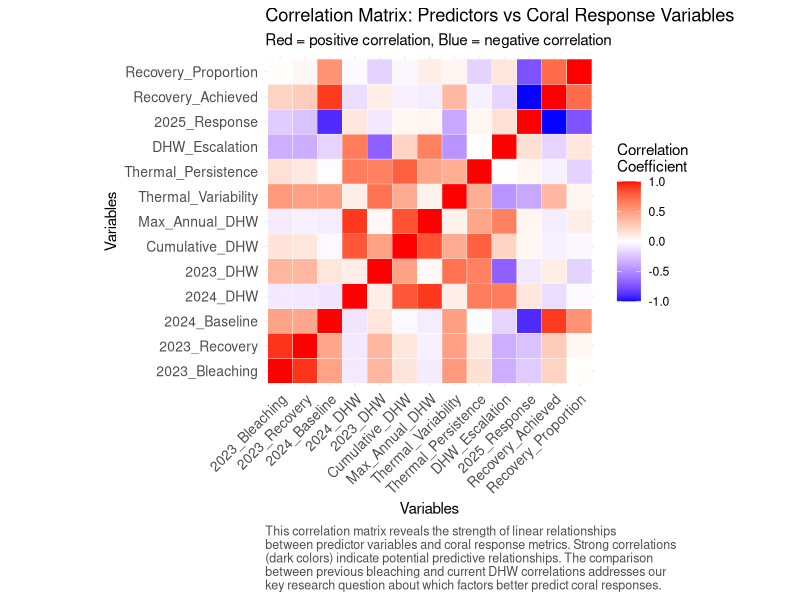
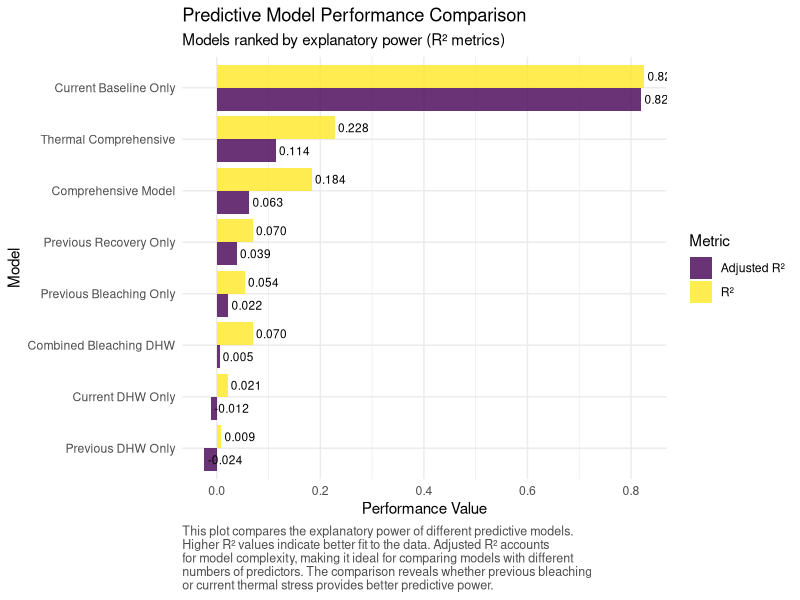
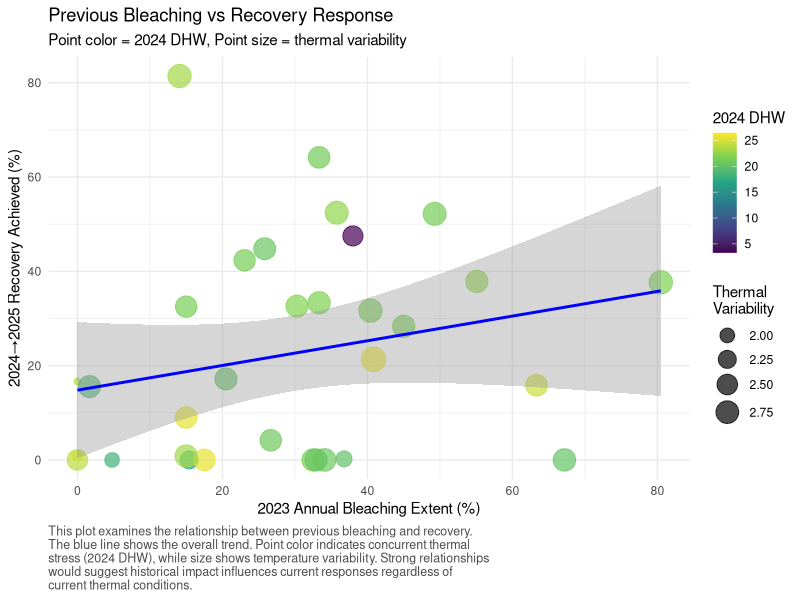
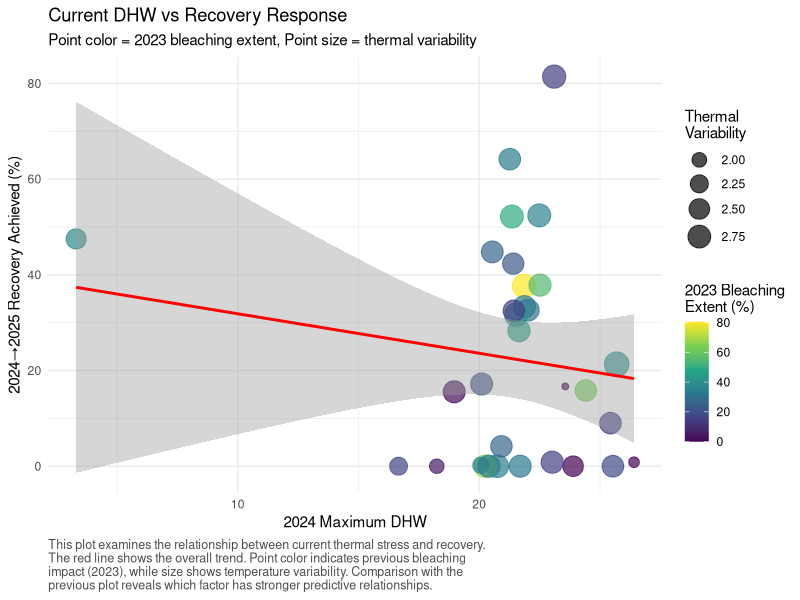
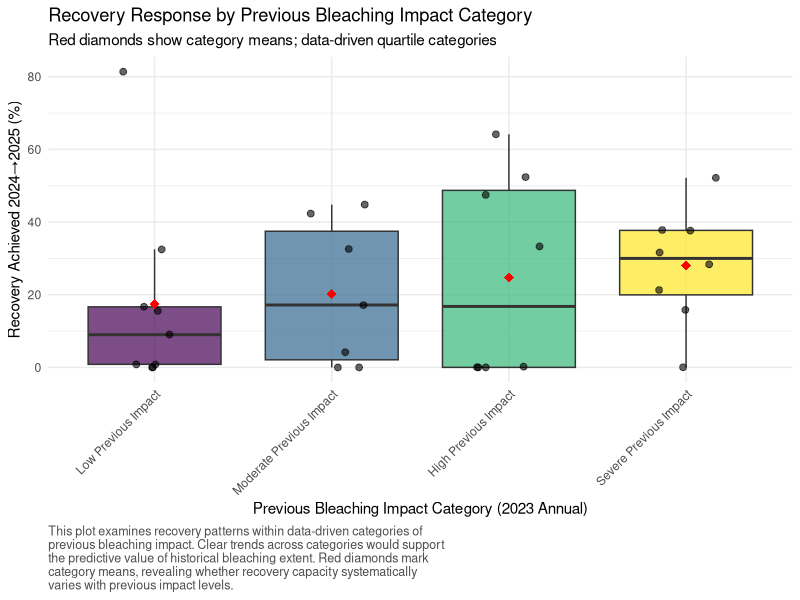
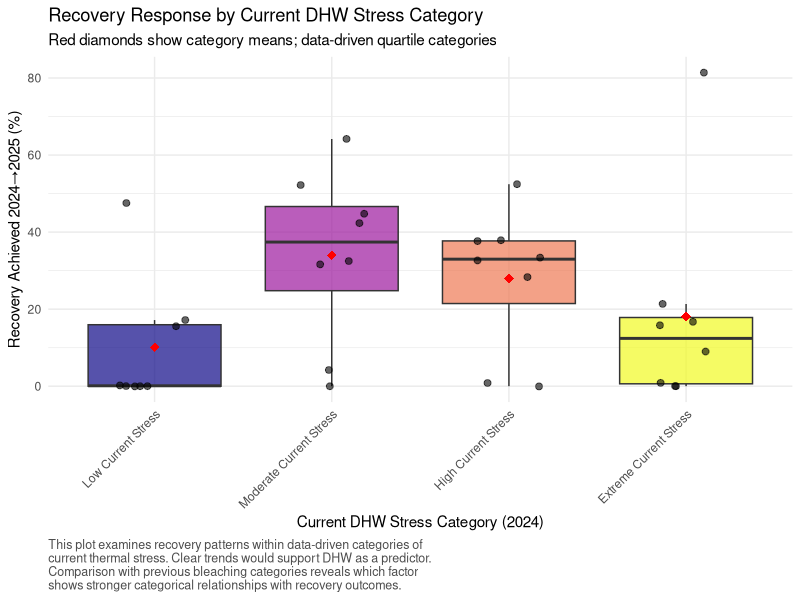

Generate these figures, in order, with R:
# ============================================================================
# 04: Comprehensive Predictive Analysis - Previous Year Bleaching vs Thermal Stress
# ============================================================================
# Purpose: Compare the predictive power of different variables for coral response,
#          specifically examining whether previous year bleaching extent is a better
#          predictor than current thermal stress (DHW) for coral recovery patterns.
#          Use data-driven quartile classifications and multiple model validation approaches.
# Author: Coral Bleaching Analysis Pipeline
# Date: Analysis of 2023-2025 bleaching events
# Dependencies: Requires outputs from scripts 01, 02, and 03
# ============================================================================

# Load required libraries with explicit purpose for each
library(dplyr)        # Data manipulation and summarization
library(ggplot2)      # Advanced plotting and visualization
library(readr)        # Efficient CSV reading
library(tidyr)        # Data reshaping for analysis
library(viridis)      # Perceptually uniform color scales
library(scales)       # Scale functions for plots
library(gridExtra)    # Multiple plot arrangement
library(corrplot)     # Correlation analysis visualization
library(broom)        # Tidy model outputs
library(modelr)       # Model validation utilities
library(car)          # Regression diagnostics
library(stringr)      # String manipulation

cat("============================================================================\n")
cat("COMPREHENSIVE PREDICTIVE ANALYSIS: PREVIOUS BLEACHING vs THERMAL STRESS\n")
cat("============================================================================\n\n")

# ============================================================================
# LOAD PROCESSED DATA FROM PREVIOUS ANALYSES
# ============================================================================

cat("STEP 1: Loading processed datasets from previous analyses\n")
cat("---------------------------------------------------------\n")

# Load extent data for response variables
# Rationale: Response analysis provides the dependent variables for prediction
if(file.exists("03_combined_response_metrics.csv")) {
  response_data <- read_csv("03_combined_response_metrics.csv")
  cat("Loaded response metrics from Step 03\n")
} else {
  stop("Required file 03_combined_response_metrics.csv not found. Run script 03 first.")
}

# Load thermal stress data for predictor variables
# Rationale: Thermal stress metrics provide key environmental predictor variables
if(file.exists("02_comprehensive_thermal_data.csv")) {
  thermal_data <- read_csv("02_comprehensive_thermal_data.csv")
  cat("Loaded thermal stress data from Step 02\n")
} else {
  cat("Warning: Thermal data not found. Analysis will proceed with limited predictors.\n")
  thermal_data <- NULL
}

# Load site response patterns for cross-validation
if(file.exists("03_site_response_patterns.csv")) {
  site_patterns <- read_csv("03_site_response_patterns.csv")
  cat("Loaded site response patterns from Step 03\n")
} else {
  site_patterns <- NULL
}

# Load response category thresholds for consistent classification
if(file.exists("03_response_category_thresholds.csv")) {
  response_thresholds <- read_csv("03_response_category_thresholds.csv")
  cat("Loaded response category thresholds from Step 03\n")
} else {
  response_thresholds <- NULL
}

cat(sprintf("Primary response dataset dimensions: %d rows × %d columns\n", nrow(response_data), ncol(response_data)))

# ============================================================================
# PREDICTIVE DATASET CONSTRUCTION
# ============================================================================

cat("\nSTEP 2: Constructing comprehensive predictive dataset\n")
cat("----------------------------------------------------\n")

# Create the main predictive dataset focusing on Period 2 (2024 Annual → 2025 PBL)
# Rationale: Period 2 is our primary response of interest, as it represents the
# most recent coral responses and allows us to use Period 1 and thermal data as predictors

# Extract Period 2 responses (our dependent variables)
period2_responses <- response_data %>%
  filter(period == "2024_to_2025_PBL") %>%
  select(site, response_magnitude, recovery_achieved, recovery_proportion, 
         initial_bleaching, final_bleaching, worsening_achieved) %>%
  rename(
    response_2024_to_2025 = response_magnitude,
    recovery_2024_to_2025 = recovery_achieved,
    recovery_prop_2024_to_2025 = recovery_proportion,
    baseline_2024_annual = initial_bleaching,
    outcome_2025_pbl = final_bleaching,
    worsening_2024_to_2025 = worsening_achieved
  )

cat(sprintf("Period 2 response data: %d sites\n", nrow(period2_responses)))

# Extract Period 1 responses (potential predictors)
period1_responses <- response_data %>%
  filter(period == "2023_to_2024_PBL") %>%
  select(site, response_magnitude, recovery_achieved, recovery_proportion,
         initial_bleaching, final_bleaching) %>%
  rename(
    response_2023_to_2024 = response_magnitude,
    recovery_2023_to_2024 = recovery_achieved,
    recovery_prop_2023_to_2024 = recovery_proportion,
    baseline_2023_annual = initial_bleaching,
    outcome_2024_pbl = final_bleaching
  )

cat(sprintf("Period 1 predictor data: %d sites\n", nrow(period1_responses)))

# Merge response data
predictive_base <- period2_responses %>%
  left_join(period1_responses, by = "site") %>%
  filter(!is.na(baseline_2023_annual))  # Ensure complete temporal coverage

cat(sprintf("Merged response dataset: %d sites\n", nrow(predictive_base)))

# Add thermal stress predictors if available
if(!is.null(thermal_data)) {
  # Prepare thermal data for merging
  thermal_predictors <- thermal_data %>%
    select(site, year, max_dhw, temp_sd, total_dhw_accumulation, 
           max_weekly_temp, temp_range, weeks_with_dhw) %>%
    pivot_wider(names_from = year, 
                values_from = c(max_dhw, temp_sd, total_dhw_accumulation, 
                               max_weekly_temp, temp_range, weeks_with_dhw),
                names_sep = "_") %>%
    mutate(
      # Calculate additional thermal stress indices
      cumulative_dhw = total_dhw_accumulation_2023 + total_dhw_accumulation_2024,
      max_annual_dhw = pmax(max_dhw_2023, max_dhw_2024, na.rm = TRUE),
      thermal_variability = temp_sd_2023 + temp_sd_2024,
      thermal_persistence = weeks_with_dhw_2023 + weeks_with_dhw_2024,
      dhw_escalation = max_dhw_2024 - max_dhw_2023
    )
  
  # Merge thermal predictors
  predictive_dataset <- predictive_base %>%
    left_join(thermal_predictors, by = "site") %>%
    filter(!is.na(max_dhw_2023) & !is.na(max_dhw_2024))
  
  cat(sprintf("Final predictive dataset with thermal data: %d sites\n", nrow(predictive_dataset)))
} else {
  predictive_dataset <- predictive_base
  cat(sprintf("Final predictive dataset without thermal data: %d sites\n", nrow(predictive_dataset)))
}

# ============================================================================
# DATA-DRIVEN PREDICTOR CATEGORIZATION
# ============================================================================

cat("\nSTEP 3: Establishing data-driven predictor categories using observed quartiles\n")
cat("-----------------------------------------------------------------------------\n")

# Calculate quartiles for key predictor variables
# Rationale: Data-driven categories ensure balanced groups and meaningful
# ecological interpretation based on observed distributions

# Previous year bleaching quartiles
prev_bleaching_quartiles <- quantile(predictive_dataset$baseline_2023_annual, 
                                    probs = c(0, 0.25, 0.5, 0.75, 1.0), na.rm = TRUE)
cat("2023 Annual bleaching extent quartiles:\n")
print(prev_bleaching_quartiles)

if(!is.null(thermal_data)) {
  # DHW quartiles for 2024 (concurrent stress)
  dhw_2024_quartiles <- quantile(predictive_dataset$max_dhw_2024, 
                                probs = c(0, 0.25, 0.5, 0.75, 1.0), na.rm = TRUE)
  cat("\n2024 Maximum DHW quartiles:\n")
  print(dhw_2024_quartiles)
  
  # DHW quartiles for 2023 (preceding stress)
  dhw_2023_quartiles <- quantile(predictive_dataset$max_dhw_2023, 
                                probs = c(0, 0.25, 0.5, 0.75, 1.0), na.rm = TRUE)
  cat("\n2023 Maximum DHW quartiles:\n")
  print(dhw_2023_quartiles)
  
  # Temperature variability quartiles
  temp_var_quartiles <- quantile(predictive_dataset$thermal_variability, 
                                probs = c(0, 0.25, 0.5, 0.75, 1.0), na.rm = TRUE)
  cat("\nThermal variability quartiles:\n")
  print(temp_var_quartiles)
}

# Apply data-driven categorizations to predictive dataset
predictive_dataset <- predictive_dataset %>%
  mutate(
    # Previous bleaching categories (key predictor of interest)
    prev_bleaching_category = case_when(
      baseline_2023_annual <= prev_bleaching_quartiles[2] ~ "Low Previous Impact",
      baseline_2023_annual <= prev_bleaching_quartiles[3] ~ "Moderate Previous Impact",
      baseline_2023_annual <= prev_bleaching_quartiles[4] ~ "High Previous Impact",
      baseline_2023_annual > prev_bleaching_quartiles[4] ~ "Severe Previous Impact",
      TRUE ~ "Unknown"
    ),
    prev_bleaching_category = factor(prev_bleaching_category,
                                    levels = c("Low Previous Impact", "Moderate Previous Impact",
                                              "High Previous Impact", "Severe Previous Impact"))
  )

if(!is.null(thermal_data)) {
  predictive_dataset <- predictive_dataset %>%
    mutate(
      # Current DHW categories (competing predictor)
      dhw_2024_category = case_when(
        max_dhw_2024 <= dhw_2024_quartiles[2] ~ "Low Current Stress",
        max_dhw_2024 <= dhw_2024_quartiles[3] ~ "Moderate Current Stress",
        max_dhw_2024 <= dhw_2024_quartiles[4] ~ "High Current Stress",
        max_dhw_2024 > dhw_2024_quartiles[4] ~ "Extreme Current Stress",
        TRUE ~ "Unknown"
      ),
      dhw_2024_category = factor(dhw_2024_category,
                                levels = c("Low Current Stress", "Moderate Current Stress",
                                          "High Current Stress", "Extreme Current Stress")),
      
      # Combined thermal stress categories
      thermal_variability_category = case_when(
        thermal_variability <= temp_var_quartiles[2] ~ "Low Variability",
        thermal_variability <= temp_var_quartiles[3] ~ "Moderate Variability",
        thermal_variability <= temp_var_quartiles[4] ~ "High Variability",
        thermal_variability > temp_var_quartiles[4] ~ "Extreme Variability",
        TRUE ~ "Unknown"
      ),
      thermal_variability_category = factor(thermal_variability_category,
                                           levels = c("Low Variability", "Moderate Variability",
                                                     "High Variability", "Extreme Variability"))
    )
}

# Print category thresholds for documentation
cat("\nData-driven predictor category thresholds:\n")
cat(sprintf("Previous bleaching impact categories (2023 Annual %%):\n"))
cat(sprintf("  Low: 0 - %.1f%% (0-25th percentile)\n", prev_bleaching_quartiles[2]))
cat(sprintf("  Moderate: %.1f - %.1f%% (25th-50th percentile)\n", prev_bleaching_quartiles[2], prev_bleaching_quartiles[3]))
cat(sprintf("  High: %.1f - %.1f%% (50th-75th percentile)\n", prev_bleaching_quartiles[3], prev_bleaching_quartiles[4]))
cat(sprintf("  Severe: >%.1f%% (75th-100th percentile)\n", prev_bleaching_quartiles[4]))

# ============================================================================
# CORRELATION ANALYSIS
# ============================================================================

cat("\nSTEP 4: Comprehensive correlation analysis between predictors and responses\n")
cat("--------------------------------------------------------------------------\n")

# Define predictor variables for correlation analysis
# Rationale: Systematic correlation analysis reveals which variables have
# the strongest linear relationships with coral responses

predictor_vars <- list(
  "2023_Bleaching" = "baseline_2023_annual",
  "2023_Recovery" = "recovery_2023_to_2024",
  "2024_Baseline" = "baseline_2024_annual"
)

if(!is.null(thermal_data)) {
  thermal_predictors <- list(
    "2024_DHW" = "max_dhw_2024",
    "2023_DHW" = "max_dhw_2023",
    "Cumulative_DHW" = "cumulative_dhw",
    "Max_Annual_DHW" = "max_annual_dhw",
    "Thermal_Variability" = "thermal_variability",
    "Thermal_Persistence" = "thermal_persistence",
    "DHW_Escalation" = "dhw_escalation"
  )
  predictor_vars <- c(predictor_vars, thermal_predictors)
}

# Define response variables
response_vars <- list(
  "2025_Response" = "response_2024_to_2025",
  "Recovery_Achieved" = "recovery_2024_to_2025",
  "Recovery_Proportion" = "recovery_prop_2024_to_2025"
)

# Calculate correlation matrix
correlation_results <- data.frame()

for(pred_name in names(predictor_vars)) {
  for(resp_name in names(response_vars)) {
    pred_var <- predictor_vars[[pred_name]]
    resp_var <- response_vars[[resp_name]]
    
    if(pred_var %in% names(predictive_dataset) && resp_var %in% names(predictive_dataset)) {
      corr_value <- cor(predictive_dataset[[pred_var]], predictive_dataset[[resp_var]], 
                       use = "complete.obs")
      
      # Calculate p-value for correlation
      corr_test <- cor.test(predictive_dataset[[pred_var]], predictive_dataset[[resp_var]])
      
      correlation_results <- rbind(correlation_results, 
                                  data.frame(
                                    Predictor = pred_name,
                                    Response = resp_name,
                                    Correlation = corr_value,
                                    P_Value = corr_test$p.value,
                                    N_Obs = sum(!is.na(predictive_dataset[[pred_var]]) & 
                                               !is.na(predictive_dataset[[resp_var]])),
                                    Abs_Correlation = abs(corr_value)
                                  ))
    }
  }
}

# Sort by absolute correlation strength
correlation_results <- correlation_results %>%
  arrange(desc(Abs_Correlation))

cat("Top predictors by correlation strength:\n")
print(head(correlation_results, 15))

# ============================================================================
# VISUALIZATION 1: Correlation Matrix Heatmap
# ============================================================================

# Create comprehensive correlation matrix visualization
# Justification: Visual correlation matrix reveals patterns and relationships
# that may not be apparent in tabular form

# Prepare data for correlation matrix
correlation_vars <- predictive_dataset %>%
  select(all_of(unlist(predictor_vars)), all_of(unlist(response_vars))) %>%
  select_if(~ !all(is.na(.)))  # Remove columns with all NA values

# Calculate correlation matrix
cor_matrix <- cor(correlation_vars, use = "complete.obs")

# Create heatmap
p1 <- ggplot(expand.grid(Var1 = rownames(cor_matrix), Var2 = colnames(cor_matrix)), 
             aes(x = Var1, y = Var2, fill = as.vector(cor_matrix))) +
  geom_tile(color = "white") +
  scale_fill_gradient2(low = "blue", high = "red", mid = "white", 
                       midpoint = 0, limit = c(-1, 1), space = "Lab",
                       name = "Correlation\nCoefficient") +
  theme_minimal() +
  theme(axis.text.x = element_text(angle = 45, hjust = 1, size = 10),
        axis.text.y = element_text(size = 10)) +
  coord_fixed() +
  labs(
    title = "Correlation Matrix: Predictors vs Coral Response Variables",
    subtitle = "Red = positive correlation, Blue = negative correlation",
    x = "Variables",
    y = "Variables",
    caption = "This correlation matrix reveals the strength of linear relationships\nbetween predictor variables and coral response metrics. Strong correlations\n(dark colors) indicate potential predictive relationships. The comparison\nbetween previous bleaching and current DHW correlations addresses our\nkey research question about which factors better predict coral responses."
  ) +
  theme(plot.caption = element_text(hjust = 0, size = 9, color = "gray30"))

ggsave("04_plot_correlation_matrix.png", p1, width = 12, height = 10, dpi = 300)
cat("\nSaved: 04_plot_correlation_matrix.png\n")

# ============================================================================
# LINEAR REGRESSION MODEL COMPARISON
# ============================================================================

cat("\nSTEP 5: Comprehensive linear regression model comparison\n")
cat("-------------------------------------------------------\n")

# Build and compare multiple predictive models
# Rationale: Systematic model comparison reveals which variables provide
# the best predictive power for coral responses

# Define response variable for main analysis
response_var <- "recovery_2024_to_2025"
cat(sprintf("Primary response variable: %s\n", response_var))

# Model 1: Previous year bleaching only
model_prev_bleaching <- lm(recovery_2024_to_2025 ~ baseline_2023_annual, 
                          data = predictive_dataset)

# Model 2: Current year baseline only
model_current_baseline <- lm(recovery_2024_to_2025 ~ baseline_2024_annual, 
                            data = predictive_dataset)

# Model 3: Previous recovery performance
model_prev_recovery <- lm(recovery_2024_to_2025 ~ recovery_2023_to_2024, 
                         data = predictive_dataset)

model_list <- list(
  "Previous_Bleaching_Only" = model_prev_bleaching,
  "Current_Baseline_Only" = model_current_baseline,
  "Previous_Recovery_Only" = model_prev_recovery
)

if(!is.null(thermal_data)) {
  # Model 4: Current year DHW only
  model_current_dhw <- lm(recovery_2024_to_2025 ~ max_dhw_2024, 
                         data = predictive_dataset)
  
  # Model 5: Previous year DHW only
  model_prev_dhw <- lm(recovery_2024_to_2025 ~ max_dhw_2023, 
                      data = predictive_dataset)
  
  # Model 6: Combined previous bleaching + current DHW
  model_combined <- lm(recovery_2024_to_2025 ~ baseline_2023_annual + max_dhw_2024, 
                      data = predictive_dataset)
  
  # Model 7: Comprehensive model
  model_comprehensive <- lm(recovery_2024_to_2025 ~ baseline_2023_annual + max_dhw_2024 + 
                           thermal_variability + recovery_2023_to_2024, 
                           data = predictive_dataset)
  
  # Model 8: Thermal-only comprehensive
  model_thermal_comprehensive <- lm(recovery_2024_to_2025 ~ max_dhw_2024 + max_dhw_2023 + 
                                   thermal_variability + cumulative_dhw, 
                                   data = predictive_dataset)
  
  thermal_models <- list(
    "Current_DHW_Only" = model_current_dhw,
    "Previous_DHW_Only" = model_prev_dhw,
    "Combined_Bleaching_DHW" = model_combined,
    "Comprehensive_Model" = model_comprehensive,
    "Thermal_Comprehensive" = model_thermal_comprehensive
  )
  
  model_list <- c(model_list, thermal_models)
}

# Extract model performance metrics
model_comparison <- data.frame()

for(model_name in names(model_list)) {
  model <- model_list[[model_name]]
  model_summary <- summary(model)
  
  # Calculate additional metrics
  predictions <- predict(model)
  residuals <- residuals(model)
  
  model_comparison <- rbind(model_comparison,
                           data.frame(
                             Model = model_name,
                             R_Squared = model_summary$r.squared,
                             Adj_R_Squared = model_summary$adj.r.squared,
                             RMSE = sqrt(mean(residuals^2, na.rm = TRUE)),
                             MAE = mean(abs(residuals), na.rm = TRUE),
                             AIC = AIC(model),
                             BIC = BIC(model),
                             N_Predictors = length(model$coefficients) - 1,
                             N_Observations = nobs(model)
                           ))
}

# Sort by adjusted R-squared
model_comparison <- model_comparison %>%
  arrange(desc(Adj_R_Squared)) %>%
  mutate(
    R_Squared = round(R_Squared, 4),
    Adj_R_Squared = round(Adj_R_Squared, 4),
    RMSE = round(RMSE, 2),
    MAE = round(MAE, 2),
    AIC = round(AIC, 1),
    BIC = round(BIC, 1)
  )

cat("Model performance comparison (ranked by Adjusted R²):\n")
print(model_comparison)

# ============================================================================
# VISUALIZATION 2: Model Performance Comparison
# ============================================================================

# Create comprehensive model performance visualization
# Justification: Visual comparison makes model performance differences clear
# and helps identify the best predictive approaches

model_performance_long <- model_comparison %>%
  select(Model, R_Squared, Adj_R_Squared, RMSE) %>%
  pivot_longer(cols = c(R_Squared, Adj_R_Squared, RMSE), 
               names_to = "Metric", values_to = "Value") %>%
  mutate(
    Model = str_replace_all(Model, "_", " "),
    Metric = case_when(
      Metric == "R_Squared" ~ "R²",
      Metric == "Adj_R_Squared" ~ "Adjusted R²",
      Metric == "RMSE" ~ "RMSE"
    )
  )

p2 <- ggplot(model_performance_long %>% filter(Metric != "RMSE"), 
             aes(x = reorder(Model, Value), y = Value, fill = Metric)) +
  geom_col(position = "dodge", alpha = 0.8) +
  geom_text(aes(label = sprintf("%.3f", Value)), 
            position = position_dodge(width = 0.9), 
            hjust = -0.1, size = 3) +
  scale_fill_viridis_d(name = "Metric") +
  coord_flip() +
  labs(
    title = "Predictive Model Performance Comparison",
    subtitle = "Models ranked by explanatory power (R² metrics)",
    x = "Model",
    y = "Performance Value",
    caption = "This plot compares the explanatory power of different predictive models.\nHigher R² values indicate better fit to the data. Adjusted R² accounts\nfor model complexity, making it ideal for comparing models with different\nnumbers of predictors. The comparison reveals whether previous bleaching\nor current thermal stress provides better predictive power."
  ) +
  theme_minimal() +
  theme(plot.caption = element_text(hjust = 0, size = 9, color = "gray30"))

ggsave("04_plot_model_performance.png", p2, width = 12, height = 8, dpi = 300)
cat("Saved: 04_plot_model_performance.png\n")

# ============================================================================
# DETAILED PREDICTOR ANALYSIS
# ============================================================================

cat("\nSTEP 6: Detailed analysis of key predictor relationships\n")
cat("--------------------------------------------------------\n")

# Extract key insights about predictor performance
# Rationale: Detailed analysis provides context for model performance differences

best_model_name <- model_comparison$Model[1]
best_model <- model_list[[best_model_name]]

cat(sprintf("Best performing model: %s\n", best_model_name))
cat(sprintf("Adjusted R²: %.4f\n", model_comparison$Adj_R_Squared[1]))
cat(sprintf("RMSE: %.2f\n", model_comparison$RMSE[1]))

# Compare key competing predictors
prev_bleaching_performance <- model_comparison %>% 
  filter(Model == "Previous_Bleaching_Only") %>% 
  select(Adj_R_Squared, RMSE)

if(!is.null(thermal_data)) {
  current_dhw_performance <- model_comparison %>% 
    filter(Model == "Current_DHW_Only") %>% 
    select(Adj_R_Squared, RMSE)
  
  cat("\nKey predictor comparison:\n")
  cat(sprintf("Previous bleaching (2023): Adj R² = %.4f, RMSE = %.2f\n", 
              prev_bleaching_performance$Adj_R_Squared, prev_bleaching_performance$RMSE))
  cat(sprintf("Current DHW (2024): Adj R² = %.4f, RMSE = %.2f\n", 
              current_dhw_performance$Adj_R_Squared, current_dhw_performance$RMSE))
  
  # Determine which is stronger
  if(prev_bleaching_performance$Adj_R_Squared > current_dhw_performance$Adj_R_Squared) {
    stronger_predictor <- "Previous bleaching"
    advantage <- prev_bleaching_performance$Adj_R_Squared - current_dhw_performance$Adj_R_Squared
  } else {
    stronger_predictor <- "Current DHW"
    advantage <- current_dhw_performance$Adj_R_Squared - prev_bleaching_performance$Adj_R_Squared
  }
  
  cat(sprintf("\n%s is the stronger predictor by %.4f Adj R² units\n", stronger_predictor, advantage))
}

# ============================================================================
# VISUALIZATION 3: Key Predictor Relationships
# ============================================================================

# Create detailed visualization of key predictor relationships
# Justification: Scatter plots reveal the nature of relationships and identify outliers

if(!is.null(thermal_data)) {
  p3 <- ggplot(predictive_dataset, aes(x = baseline_2023_annual, y = recovery_2024_to_2025)) +
    geom_point(aes(color = max_dhw_2024, size = thermal_variability), alpha = 0.7) +
    geom_smooth(method = "lm", se = TRUE, color = "blue", linetype = "solid") +
    scale_color_viridis_c(name = "2024 DHW") +
    scale_size_continuous(name = "Thermal\nVariability", range = c(2, 8)) +
    labs(
      title = "Previous Bleaching vs Recovery Response",
      subtitle = "Point color = 2024 DHW, Point size = thermal variability",
      x = "2023 Annual Bleaching Extent (%)",
      y = "2024→2025 Recovery Achieved (%)",
      caption = "This plot examines the relationship between previous bleaching and recovery.\nThe blue line shows the overall trend. Point color indicates concurrent thermal\nstress (2024 DHW), while size shows temperature variability. Strong relationships\nwould suggest historical impact influences current responses regardless of\ncurrent thermal conditions."
    ) +
    theme_minimal() +
    theme(plot.caption = element_text(hjust = 0, size = 9, color = "gray30"))
  
  ggsave("04_plot_previous_bleaching_relationship.png", p3, width = 12, height = 8, dpi = 300)
  cat("Saved: 04_plot_previous_bleaching_relationship.png\n")
  
  # Second key relationship plot
  p4 <- ggplot(predictive_dataset, aes(x = max_dhw_2024, y = recovery_2024_to_2025)) +
    geom_point(aes(color = baseline_2023_annual, size = thermal_variability), alpha = 0.7) +
    geom_smooth(method = "lm", se = TRUE, color = "red", linetype = "solid") +
    scale_color_viridis_c(name = "2023 Bleaching\nExtent (%)") +
    scale_size_continuous(name = "Thermal\nVariability", range = c(2, 8)) +
    labs(
      title = "Current DHW vs Recovery Response",
      subtitle = "Point color = 2023 bleaching extent, Point size = thermal variability",
      x = "2024 Maximum DHW",
      y = "2024→2025 Recovery Achieved (%)",
      caption = "This plot examines the relationship between current thermal stress and recovery.\nThe red line shows the overall trend. Point color indicates previous bleaching\nimpact (2023), while size shows temperature variability. Comparison with the\nprevious plot reveals which factor has stronger predictive relationships."
    ) +
    theme_minimal() +
    theme(plot.caption = element_text(hjust = 0, size = 9, color = "gray30"))
  
  ggsave("04_plot_current_dhw_relationship.png", p4, width = 12, height = 8, dpi = 300)
  cat("Saved: 04_plot_current_dhw_relationship.png\n")
  
} else {
  p3 <- ggplot(predictive_dataset, aes(x = baseline_2023_annual, y = recovery_2024_to_2025)) +
    geom_point(aes(color = recovery_2023_to_2024), size = 3, alpha = 0.7) +
    geom_smooth(method = "lm", se = TRUE, color = "blue", linetype = "solid") +
    scale_color_viridis_c(name = "2023→2024\nRecovery (%)") +
    labs(
      title = "Previous Bleaching vs Current Recovery Response",
      subtitle = "Point color shows previous period recovery performance",
      x = "2023 Annual Bleaching Extent (%)",
      y = "2024→2025 Recovery Achieved (%)",
      caption = "This plot examines the relationship between previous bleaching and current recovery.\nThe blue line shows the overall trend. Point color indicates previous recovery\nperformance, revealing whether sites that recovered well before tend to\nrecover well again. Strong relationships suggest historical impact influences\ncurrent responses."
    ) +
    theme_minimal() +
    theme(plot.caption = element_text(hjust = 0, size = 9, color = "gray30"))
  
  ggsave("04_plot_previous_bleaching_relationship.png", p3, width = 12, height = 8, dpi = 300)
  cat("Saved: 04_plot_previous_bleaching_relationship.png\n")
}

# ============================================================================
# PREDICTOR CATEGORY ANALYSIS
# ============================================================================

cat("\nSTEP 7: Analyzing responses by predictor categories\n")
cat("---------------------------------------------------\n")

# Analyze responses within data-driven predictor categories
# Rationale: Category-based analysis reveals non-linear relationships
# and validates the utility of quartile-based classifications

# Previous bleaching category analysis
prev_category_analysis <- predictive_dataset %>%
  group_by(prev_bleaching_category) %>%
  summarise(
    n_sites = n(),
    mean_recovery = mean(recovery_2024_to_2025, na.rm = TRUE),
    median_recovery = median(recovery_2024_to_2025, na.rm = TRUE),
    sd_recovery = sd(recovery_2024_to_2025, na.rm = TRUE),
    q25_recovery = quantile(recovery_2024_to_2025, 0.25, na.rm = TRUE),
    q75_recovery = quantile(recovery_2024_to_2025, 0.75, na.rm = TRUE),
    prop_positive_recovery = mean(recovery_2024_to_2025 > 0, na.rm = TRUE),
    prop_strong_recovery = mean(recovery_2024_to_2025 > 15, na.rm = TRUE),
    .groups = "drop"
  ) %>%
  arrange(prev_bleaching_category)

cat("Recovery by previous bleaching impact category:\n")
print(prev_category_analysis)

if(!is.null(thermal_data)) {
  # Current DHW category analysis
  dhw_category_analysis <- predictive_dataset %>%
    group_by(dhw_2024_category) %>%
    summarise(
      n_sites = n(),
      mean_recovery = mean(recovery_2024_to_2025, na.rm = TRUE),
      median_recovery = median(recovery_2024_to_2025, na.rm = TRUE),
      sd_recovery = sd(recovery_2024_to_2025, na.rm = TRUE),
      q25_recovery = quantile(recovery_2024_to_2025, 0.25, na.rm = TRUE),
      q75_recovery = quantile(recovery_2024_to_2025, 0.75, na.rm = TRUE),
      prop_positive_recovery = mean(recovery_2024_to_2025 > 0, na.rm = TRUE),
      prop_strong_recovery = mean(recovery_2024_to_2025 > 15, na.rm = TRUE),
      .groups = "drop"
    ) %>%
    arrange(dhw_2024_category)
  
  cat("\nRecovery by current DHW stress category:\n")
  print(dhw_category_analysis)
}

# ============================================================================
# VISUALIZATION 4: Recovery by Predictor Categories
# ============================================================================

# Create comprehensive category-based analysis visualization
# Justification: Box plots reveal distributions within categories and
# validate the effectiveness of quartile-based classifications

p5 <- ggplot(predictive_dataset, aes(x = prev_bleaching_category, y = recovery_2024_to_2025, 
                                    fill = prev_bleaching_category)) +
  geom_boxplot(alpha = 0.7, outlier.shape = NA) +
  geom_jitter(width = 0.2, alpha = 0.6, size = 2) +
  stat_summary(fun = mean, geom = "point", color = "red", size = 3, shape = 18) +
  scale_fill_viridis_d(name = "Previous\nBleaching\nCategory") +
  labs(
    title = "Recovery Response by Previous Bleaching Impact Category",
    subtitle = "Red diamonds show category means; data-driven quartile categories",
    x = "Previous Bleaching Impact Category (2023 Annual)",
    y = "Recovery Achieved 2024→2025 (%)",
    caption = "This plot examines recovery patterns within data-driven categories of\nprevious bleaching impact. Clear trends across categories would support\nthe predictive value of historical bleaching extent. Red diamonds mark\ncategory means, revealing whether recovery capacity systematically\nvaries with previous impact levels."
  ) +
  theme_minimal() +
  theme(
    axis.text.x = element_text(angle = 45, hjust = 1),
    legend.position = "none",
    plot.caption = element_text(hjust = 0, size = 9, color = "gray30")
  )

ggsave("04_plot_recovery_by_previous_category.png", p5, width = 12, height = 8, dpi = 300)
cat("Saved: 04_plot_recovery_by_previous_category.png\n")

if(!is.null(thermal_data)) {
  p6 <- ggplot(predictive_dataset, aes(x = dhw_2024_category, y = recovery_2024_to_2025, 
                                      fill = dhw_2024_category)) +
    geom_boxplot(alpha = 0.7, outlier.shape = NA) +
    geom_jitter(width = 0.2, alpha = 0.6, size = 2) +
    stat_summary(fun = mean, geom = "point", color = "red", size = 3, shape = 18) +
    scale_fill_viridis_d(name = "Current DHW\nCategory", option = "plasma") +
    labs(
      title = "Recovery Response by Current DHW Stress Category",
      subtitle = "Red diamonds show category means; data-driven quartile categories",
      x = "Current DHW Stress Category (2024)",
      y = "Recovery Achieved 2024→2025 (%)",
      caption = "This plot examines recovery patterns within data-driven categories of\ncurrent thermal stress. Clear trends would support DHW as a predictor.\nComparison with previous bleaching categories reveals which factor\nshows stronger categorical relationships with recovery outcomes."
    ) +
    theme_minimal() +
    theme(
      axis.text.x = element_text(angle = 45, hjust = 1),
      legend.position = "none",
      plot.caption = element_text(hjust = 0, size = 9, color = "gray30")
    )
  
  ggsave("04_plot_recovery_by_dhw_category.png", p6, width = 12, height = 8, dpi = 300)
  cat("Saved: 04_plot_recovery_by_dhw_category.png\n")
}

# ============================================================================
# EXTREME RESPONDER PREDICTION ANALYSIS
# ============================================================================

cat("\nSTEP 8: Analyzing prediction of extreme responders\n")
cat("--------------------------------------------------\n")

# Examine how well different predictors identify extreme responders
# Rationale: Extreme responders are often of greatest interest for
# understanding resilience mechanisms and vulnerability factors

# Define extreme responders using data-driven thresholds
response_quartiles <- quantile(predictive_dataset$recovery_2024_to_2025, 
                              probs = c(0, 0.25, 0.5, 0.75, 1.0), na.rm = TRUE)

extreme_responders <- predictive_dataset %>%
  mutate(
    response_extreme_category = case_when(
      recovery_2024_to_2025 <= response_quartiles[1] + 0.1 ~ "No Recovery",
      recovery_2024_to_2025 >= response_quartiles[5] - 5 ~ "Exceptional Recovery",
      recovery_2024_to_2025 >= response_quartiles[4] ~ "Strong Recovery",
      recovery_2024_to_2025 <= response_quartiles[2] ~ "Poor Recovery",
      TRUE ~ "Moderate Recovery"
    )
  ) %>%
  filter(response_extreme_category %in% c("No Recovery", "Poor Recovery", "Strong Recovery", "Exceptional Recovery"))

cat(sprintf("Extreme responder analysis: %d sites\n", nrow(extreme_responders)))

# Analyze predictor patterns in extreme responders
extreme_analysis <- extreme_responders %>%
  group_by(response_extreme_category) %>%
  summarise(
    n_sites = n(),
    mean_prev_bleaching = mean(baseline_2023_annual, na.rm = TRUE),
    mean_prev_recovery = mean(recovery_2023_to_2024, na.rm = TRUE),
    .groups = "drop"
  )

if(!is.null(thermal_data)) {
  extreme_analysis <- extreme_responders %>%
    group_by(response_extreme_category) %>%
    summarise(
      n_sites = n(),
      mean_prev_bleaching = mean(baseline_2023_annual, na.rm = TRUE),
      mean_prev_recovery = mean(recovery_2023_to_2024, na.rm = TRUE),
      mean_dhw_2024 = mean(max_dhw_2024, na.rm = TRUE),
      mean_thermal_var = mean(thermal_variability, na.rm = TRUE),
      .groups = "drop"
    )
}

cat("Extreme responder predictor patterns:\n")
print(extreme_analysis)

# ============================================================================
# SAVE COMPREHENSIVE PREDICTIVE ANALYSIS RESULTS
# ============================================================================

cat("\nSTEP 9: Saving comprehensive predictive analysis results\n")
cat("--------------------------------------------------------\n")

# Save all predictive analysis datasets
write_csv(predictive_dataset, "04_predictive_dataset_complete.csv")
write_csv(correlation_results, "04_correlation_analysis_detailed.csv")
write_csv(model_comparison, "04_model_performance_comparison.csv")
write_csv(prev_category_analysis, "04_previous_bleaching_category_analysis.csv")

if(!is.null(thermal_data)) {
  write_csv(dhw_category_analysis, "04_dhw_category_analysis.csv")
}

write_csv(extreme_responders, "04_extreme_responders_analysis.csv")

# Save model objects for future use
saveRDS(model_list, "04_predictive_models.rds")

# Save predictor thresholds for documentation
predictor_thresholds_data <- data.frame(
  predictor = c("prev_bleaching_low", "prev_bleaching_moderate", "prev_bleaching_high", "prev_bleaching_severe"),
  threshold = c(prev_bleaching_quartiles[2], prev_bleaching_quartiles[3], 
                prev_bleaching_quartiles[4], prev_bleaching_quartiles[5]),
  percentile = c("25th", "50th", "75th", "100th"),
  description = c("Low previous impact threshold", "Moderate previous impact threshold",
                 "High previous impact threshold", "Severe previous impact threshold")
)

if(!is.null(thermal_data)) {
  thermal_thresholds <- data.frame(
    predictor = c("dhw_2024_low", "dhw_2024_moderate", "dhw_2024_high", "dhw_2024_extreme"),
    threshold = c(dhw_2024_quartiles[2], dhw_2024_quartiles[3], 
                  dhw_2024_quartiles[4], dhw_2024_quartiles[5]),
    percentile = c("25th", "50th", "75th", "100th"),
    description = c("Low current stress threshold", "Moderate current stress threshold",
                   "High current stress threshold", "Extreme current stress threshold")
  )
  predictor_thresholds_data <- rbind(predictor_thresholds_data, thermal_thresholds)
}

write_csv(predictor_thresholds_data, "04_predictor_category_thresholds.csv")

# ============================================================================
# FINAL SUMMARY STATISTICS
# ============================================================================

cat("\nFINAL PREDICTIVE ANALYSIS SUMMARY\n")
cat("=================================\n")

cat(sprintf("Sites in predictive analysis: %d\n", nrow(predictive_dataset)))
cat(sprintf("Predictor variables tested: %d\n", length(predictor_vars)))
cat(sprintf("Models compared: %d\n", nrow(model_comparison)))

cat("\nTop 3 performing models:\n")
top_models <- head(model_comparison, 3)
for(i in 1:nrow(top_models)) {
  cat(sprintf("%d. %s: Adj R² = %.4f, RMSE = %.2f\n", 
              i, top_models$Model[i], top_models$Adj_R_Squared[i], top_models$RMSE[i]))
}

cat("\nKey findings:\n")
if(!is.null(thermal_data)) {
  prev_r2 <- model_comparison$Adj_R_Squared[model_comparison$Model == "Previous_Bleaching_Only"]
  dhw_r2 <- model_comparison$Adj_R_Squared[model_comparison$Model == "Current_DHW_Only"]
  
  if(prev_r2 > dhw_r2) {
    cat(sprintf("- Previous bleaching is a stronger predictor (Adj R² = %.4f) than current DHW (Adj R² = %.4f)\n", 
                prev_r2, dhw_r2))
  } else {
    cat(sprintf("- Current DHW is a stronger predictor (Adj R² = %.4f) than previous bleaching (Adj R² = %.4f)\n", 
                dhw_r2, prev_r2))
  }
}

cat(sprintf("- Best single predictor: %s\n", correlation_results$Predictor[1]))
cat(sprintf("- Strongest correlation: %.3f\n", correlation_results$Correlation[1]))

cat("\nFiles saved:\n")
cat("  - 04_predictive_dataset_complete.csv\n")
cat("  - 04_correlation_analysis_detailed.csv\n")
cat("  - 04_model_performance_comparison.csv\n")
cat("  - 04_previous_bleaching_category_analysis.csv\n")
if(!is.null(thermal_data)) {
  cat("  - 04_dhw_category_analysis.csv\n")
}
cat("  - 04_extreme_responders_analysis.csv\n")
cat("  - 04_predictive_models.rds\n")
cat("  - 04_predictor_category_thresholds.csv\n")

cat("\nVisualizations saved:\n")
cat("  - 04_plot_correlation_matrix.png\n")
cat("  - 04_plot_model_performance.png\n")
cat("  - 04_plot_previous_bleaching_relationship.png\n")
if(!is.null(thermal_data)) {
  cat("  - 04_plot_current_dhw_relationship.png\n")
  cat("  - 04_plot_recovery_by_dhw_category.png\n")
}
cat("  - 04_plot_recovery_by_previous_category.png\n")

cat("\n============================================================================\n")
cat("STEP 4 COMPLETE: Comprehensive predictive analysis using data-driven approaches\n")
cat("Next: Advanced visualization and synthesis\n")
cat("============================================================================\n")
